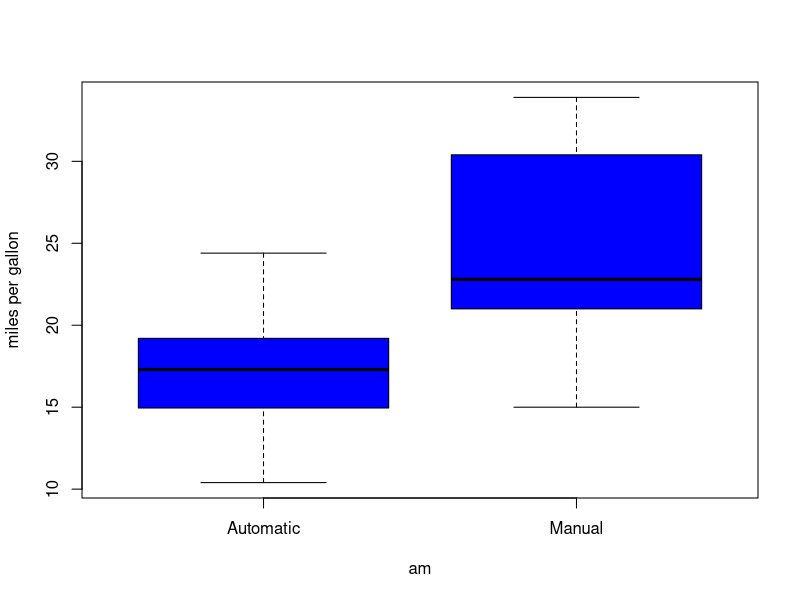
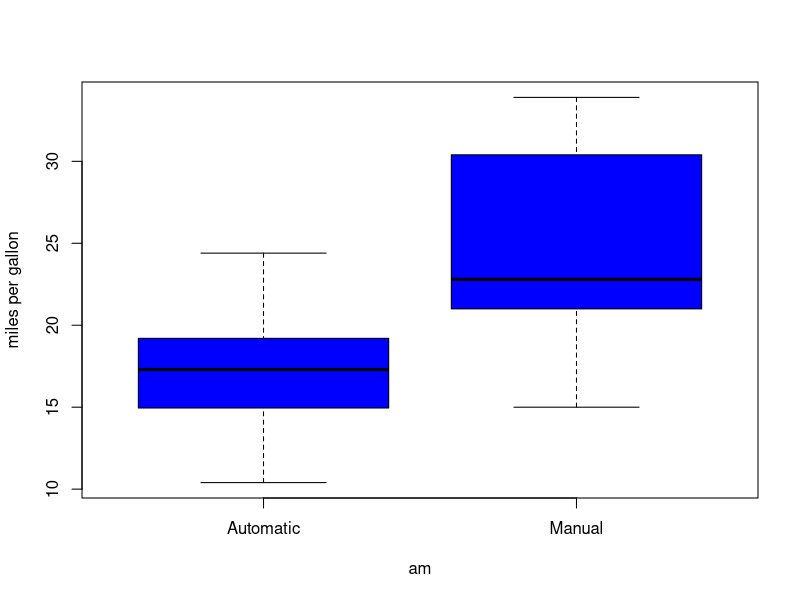
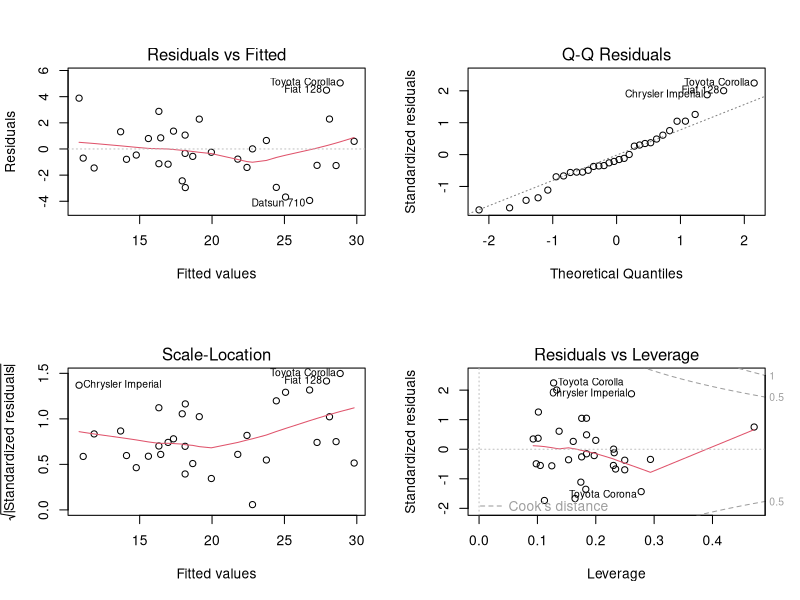

The R source for these figures, in order:
## ---- chunk 1
knitr::opts_chunk$set(echo = TRUE)
## ---- chunk 2

data(mtcars)
#Exploratory analysis
#Results omited for not having enought space and not needed.
summary(mtcars)
mtcars$cyl <- factor(mtcars$cyl)
mtcars$vs <- factor(mtcars$vs)
mtcars$gear <- factor(mtcars$gear)
mtcars$carb <- factor(mtcars$carb)
mtcars$am <- factor(mtcars$am,labels=c('Automatic','Manual'))

#Result shown in the Appendix
summary(mtcars)
#Regression model
full.model <- lm(mpg ~ ., data = mtcars)
best.model <- step(full.model, direction = "backward")
#Result shown in the Appendix
#summary(best.model).
t.test(mpg ~ am, data = mtcars)

boxplot(mpg ~ am, data = mtcars, col = "blue", ylab = "miles per gallon")

summary(mtcars)
#Regression model

summary(best.model)

boxplot(mpg ~ am, data = mtcars, col = "blue", ylab = "miles per gallon")
#plot of chunk unnamed-chunk-10

par(mfrow=c(2, 2))
plot(best.model)
#plot of chunk unnamed-chunk-11


